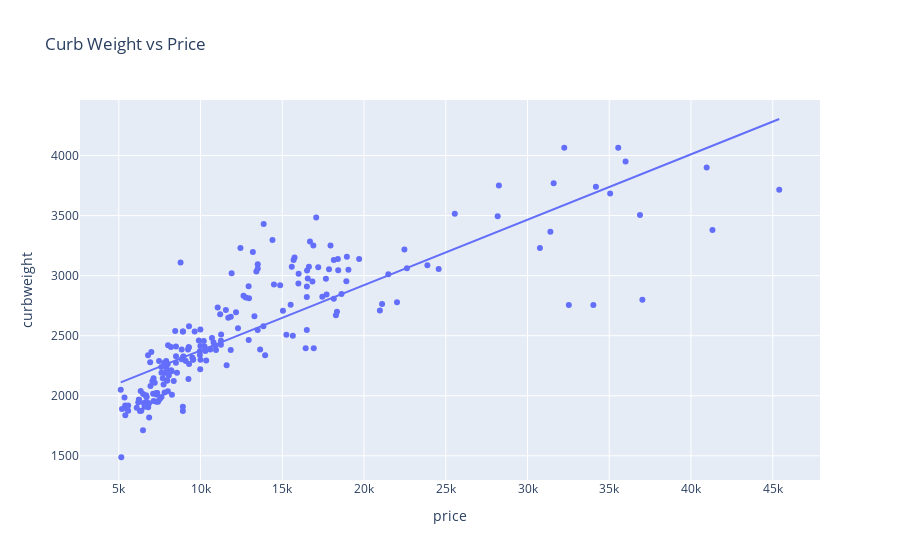

This figure's notebook cell:
### Markdown cell above
#### Visualize linear associations (Body Data)

### Code cell
px.scatter(body_data, x="price", y="curbweight", title="Curb Weight vs Price", trendline="ols")

### Figure 1 — Plotly figure (JSON) as saved in the notebook; plotly's stock layout.template omitted (floating-point values rounded to 4 significant figures; data arrays with more than 128 entries replaced by an {"elided": "..."} marker saying what was removed)
{"data": [{"hovertemplate": "price=%{x}<br>curbweight=%{y}<extra></extra>", "legendgroup": "", "marker": {"color": "#636efa", "symbol": "circle"}, "mode": "markers", "name": "", "orientation": "v", "showlegend": false, "type": "scatter", "x": {"elided": "205 float values"}, "xaxis": "x", "y": {"elided": "205 int values"}, "yaxis": "y"}, {"hovertemplate": "<b>OLS trendline</b><br>curbweight = 0.0544417 * price + 1832.76<br>R<sup>2</sup>=0.697734<br><br>price=%{x}<br>curbweight=%{y} <b>(trend)</b><extra></extra>", "legendgroup": "", "marker": {"color": "#636efa", "symbol": "circle"}, "mode": "lines", "name": "", "showlegend": false, "type": "scatter", "x": {"elided": "205 float values"}, "xaxis": "x", "y": {"elided": "205 float values"}, "yaxis": "y"}], "layout": {"legend": {"tracegroupgap": 0}, "title": {"text": "Curb Weight vs Price"}, "xaxis": {"anchor": "y", "domain": [0, 1], "title": {"text": "price"}}, "yaxis": {"anchor": "x", "domain": [0, 1], "title": {"text": "curbweight"}}}}
